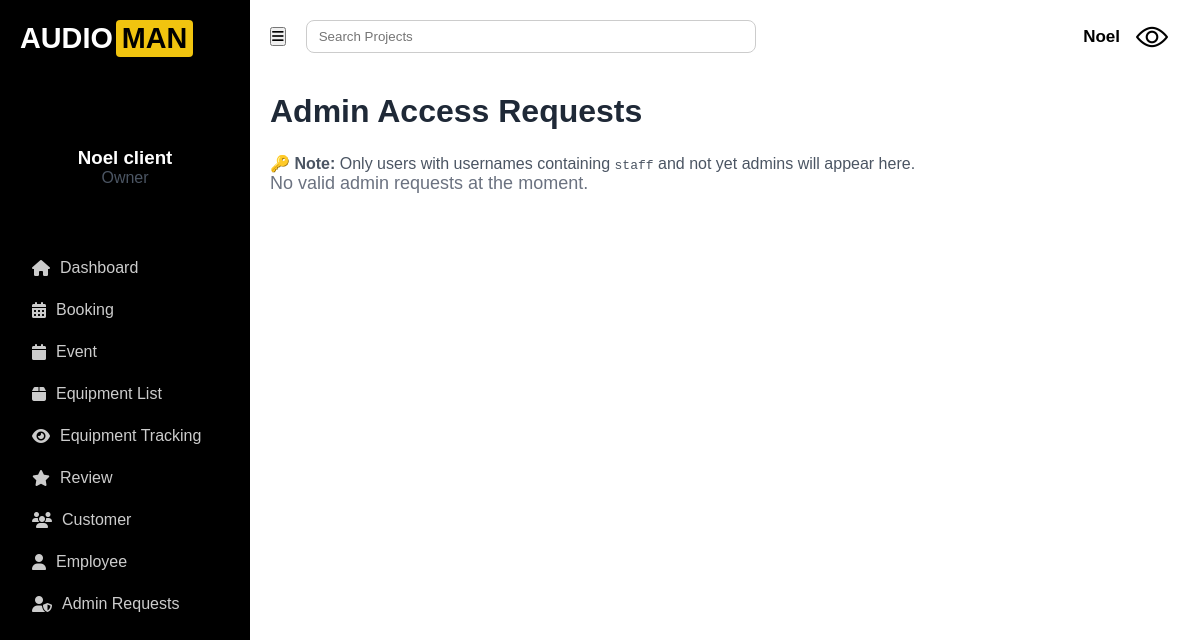
The page /accounts/admin-requests/ (signed in) on the database as committed earlier.
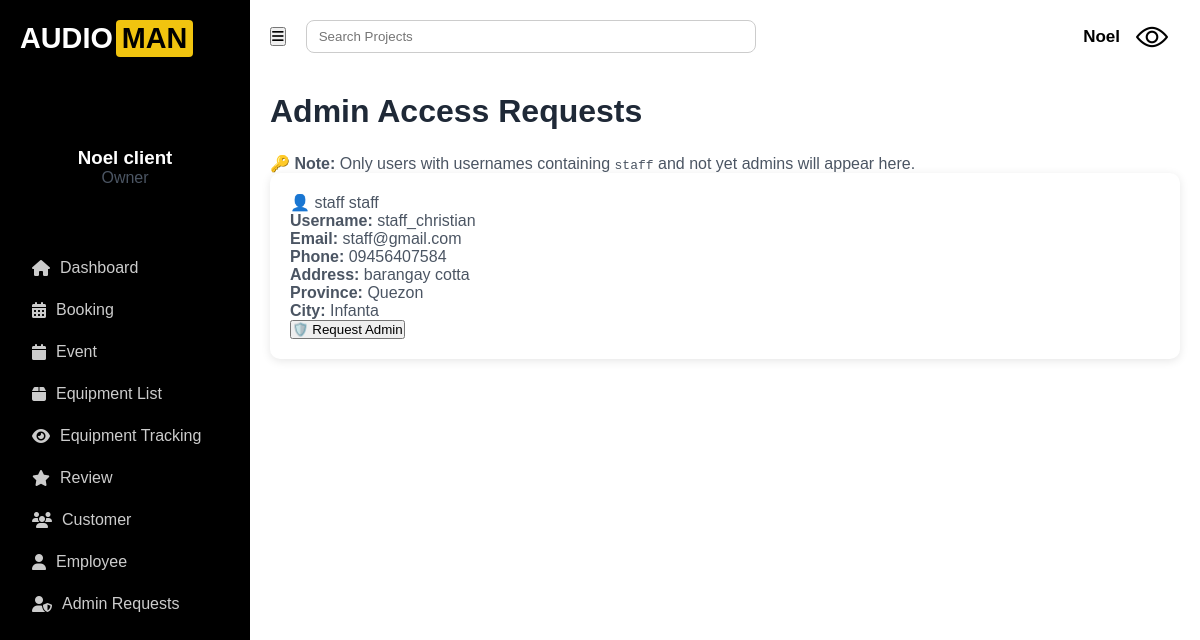
The same page on the database as committed later.
### accounts/models.py (models this page shows, shortened)
class Profile(models.Model):
    user = models.OneToOneField(User, on_delete=models.CASCADE)
    contact_number = models.CharField(max_length=20)
    province = models.CharField(max_length=100)
    city = models.CharField(max_length=100)
    address = models.CharField(max_length=255, blank=True, null=True)
    profile_picture = models.ImageField(upload_to='profile_pictures/', blank=True, null=True)
    requested_admin = models.BooleanField(default=False)

### accounts/views.py (the view)
# urls.py: path('admin-requests/', views.admin_requests_view, name='admin_requests_view'),
@login_required
@user_passes_test(lambda u: u.is_superuser)
def admin_requests_view(request):
    requested_profiles = Profile.objects.filter(
        user__username__icontains="staff",
        user__is_staff=False
    )
    return render(request, 'client/admin_request.html', {
        'requested_profiles': requested_profiles
    })

### accounts/templates/client/admin_request.html (shortened to what this page needs)
{% extends 'client-base.html' %}
{% block content %}
<h2 class="text-3xl font-extrabold mb-6 text-gray-800">Admin Access Requests</h2>
<p class="mb-6 text-gray-700 text-sm bg-yellow-100 border-l-4 border-yellow-500 p-4 rounded-lg shadow-sm">
    🔑 <strong>Note:</strong> Only users with usernames containing
    <code class="bg-gray-200 px-2 py-1 rounded">staff</code> and not yet admins
    will appear here.
</p>
{% if requested_profiles %}
    <ul class="space-y-6">
        {% for profile in requested_profiles %}
            <li class="p-6 border-l-4 border-blue-500 rounded-xl shadow-md bg-white hover:shadow-xl transition-all duration-300">
                <div class="flex flex-col md:flex-row justify-between items-start md:items-center gap-4">
                    <div class="space-y-2">
                        <p class="text-lg font-semibold text-gray-800 flex items-center gap-2">
                            👤 {{ profile.user.get_full_name|default:"(No Name)" }}
                        </p>
                        <p class="text-sm text-gray-600"><strong>Username:</strong> {{ profile.user.username }}</p>
                        <p class="text-sm text-gray-600"><strong>Email:</strong> {{ profile.user.email }}</p>
                        <p class="text-sm text-gray-600"><strong>Phone:</strong> {{ profile.contact_number }}</p>
                        <p class="text-sm text-gray-600"><strong>Address:</strong> {{ profile.address|default:"N/A" }}</p>
                        <p class="text-sm text-gray-600"><strong>Province:</strong> {{ profile.province }}</p>
                        <p class="text-sm text-gray-600"><strong>City:</strong> {{ profile.city }}</p>
                    </div>
                    <form method="POST" action="{% url 'approve_admin' profile.user.id %}"
                          onsubmit="return confirmApprove(event, '{{ profile.user.username }}')"
                          class="mt-4 md:mt-0">
                        <button type="submit"
                            class="relative inline-flex items-center justify-center px-10 py-4 rounded-2xl font-bold text-white bg-gradient-to-r from-purple-500 via-pink-500 to-red-500 shadow-xl hover:scale-105 hover:shadow-2xl transition-all duration-300 overflow-hidden text-lg">
                            <span class="relative flex items-center gap-3">
                                🛡️ Request Admin
                            </span>
                        </button>
                    </form>
                </div>
            </li>
        {% endfor %}
    </ul>
{% else %}
    <p class="text-gray-500 text-lg mt-6 text-center italic">No valid admin requests at the moment.</p>
{% endif %}
{% endblock %}

Rows that differ between the two databases and show on the page:
added Profile: user.get_full_name "staff staff", user.username "staff_christian", user.email "staff@gmail.com", contact_number "09456407584", address "barangay cotta", province "Quezon", city "Infanta"
Other text that changed with them:
text no longer shown: "No valid admin requests at the moment."
